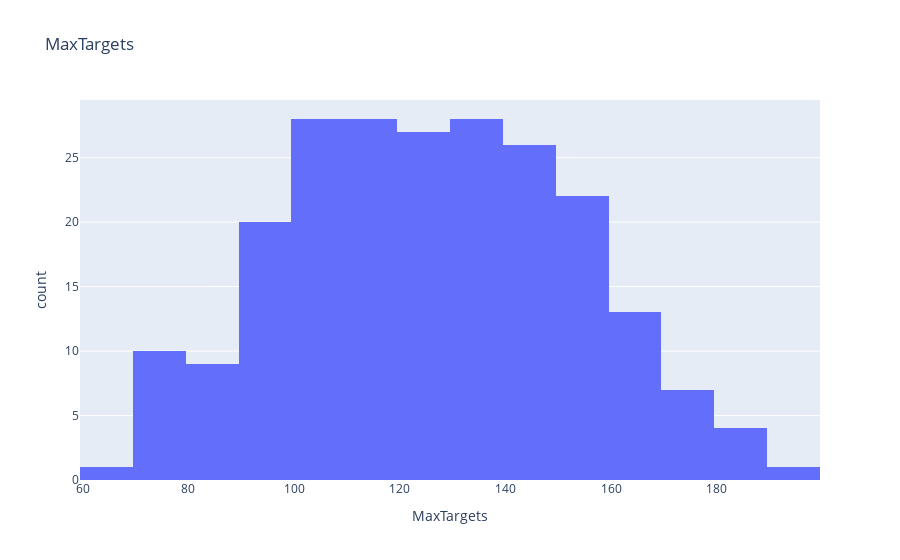
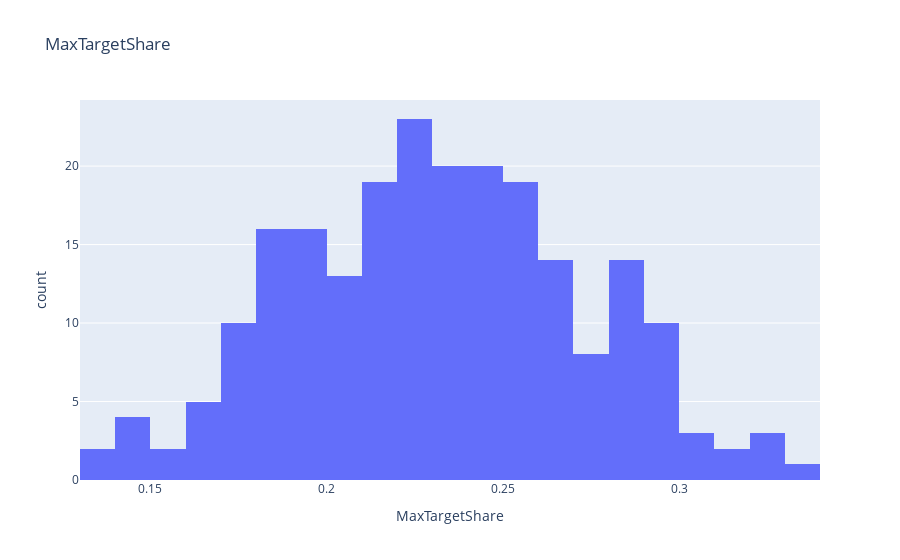
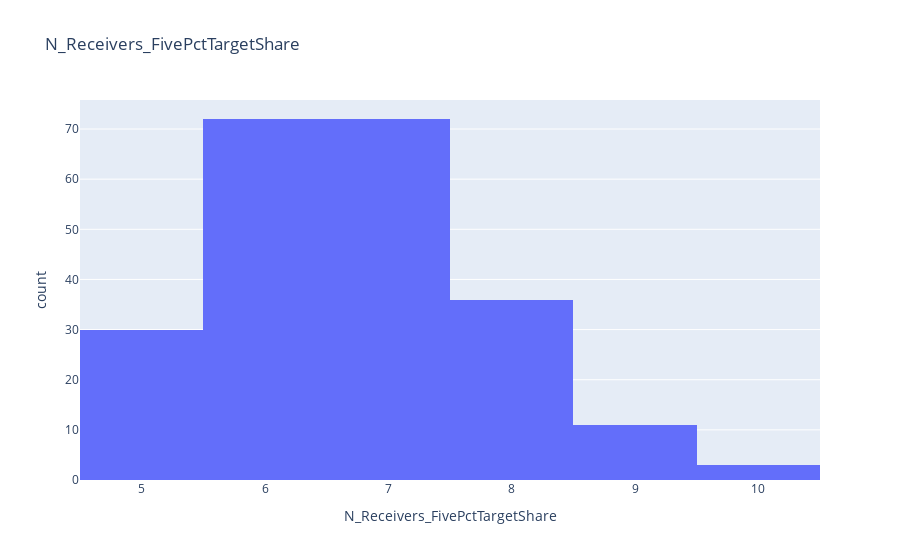

Notebook code cell kept with these figures, in order:
### Code cell
team_targets_seasons = team_targets.groupby(level=['posteam', 'season']).aggregate(
    MaxTargets=('Targets', 'max'),
    MaxTargetShare=('Target Share', 'max'),
    N_Receivers_FivePctTargetShare=('>5% Target Share', 'sum')
)

print(team_targets_seasons.head().to_string())

for col in ['MaxTargets', 'MaxTargetShare', 'N_Receivers_FivePctTargetShare']:
    fig = px.histogram(
        data_frame=team_targets_seasons,
        x=col,
        title=col
    )
    fig.show()

### Figure 1 — Plotly figure (JSON) as saved in the notebook; plotly's stock layout.template omitted (floating-point values rounded to 4 significant figures; data arrays with more than 128 entries replaced by an {"elided": "..."} marker saying what was removed)
{"data": [{"bingroup": "x", "hovertemplate": "MaxTargets=%{x}<br>count=%{y}<extra></extra>", "legendgroup": "", "marker": {"color": "#636efa", "pattern": {"shape": ""}}, "name": "", "orientation": "v", "showlegend": false, "type": "histogram", "x": {"elided": "224 float values"}, "xaxis": "x", "yaxis": "y"}], "layout": {"barmode": "relative", "legend": {"tracegroupgap": 0}, "title": {"text": "MaxTargets"}, "xaxis": {"anchor": "y", "domain": [0, 1], "title": {"text": "MaxTargets"}}, "yaxis": {"anchor": "x", "domain": [0, 1], "title": {"text": "count"}}}}

### Figure 2 — Plotly figure (JSON) as saved in the notebook; plotly's stock layout.template omitted (floating-point values rounded to 4 significant figures; data arrays with more than 128 entries replaced by an {"elided": "..."} marker saying what was removed)
{"data": [{"bingroup": "x", "hovertemplate": "MaxTargetShare=%{x}<br>count=%{y}<extra></extra>", "legendgroup": "", "marker": {"color": "#636efa", "pattern": {"shape": ""}}, "name": "", "orientation": "v", "showlegend": false, "type": "histogram", "x": {"elided": "224 float values"}, "xaxis": "x", "yaxis": "y"}], "layout": {"barmode": "relative", "legend": {"tracegroupgap": 0}, "title": {"text": "MaxTargetShare"}, "xaxis": {"anchor": "y", "domain": [0, 1], "title": {"text": "MaxTargetShare"}}, "yaxis": {"anchor": "x", "domain": [0, 1], "title": {"text": "count"}}}}

### Figure 3 — Plotly figure (JSON) as saved in the notebook; plotly's stock layout.template omitted (floating-point values rounded to 4 significant figures; data arrays with more than 128 entries replaced by an {"elided": "..."} marker saying what was removed)
{"data": [{"bingroup": "x", "hovertemplate": "N_Receivers_FivePctTargetShare=%{x}<br>count=%{y}<extra></extra>", "legendgroup": "", "marker": {"color": "#636efa", "pattern": {"shape": ""}}, "name": "", "orientation": "v", "showlegend": false, "type": "histogram", "x": {"elided": "224 int values"}, "xaxis": "x", "yaxis": "y"}], "layout": {"barmode": "relative", "legend": {"tracegroupgap": 0}, "title": {"text": "N_Receivers_FivePctTargetShare"}, "xaxis": {"anchor": "y", "domain": [0, 1], "title": {"text": "N_Receivers_FivePctTargetShare"}}, "yaxis": {"anchor": "x", "domain": [0, 1], "title": {"text": "count"}}}}
